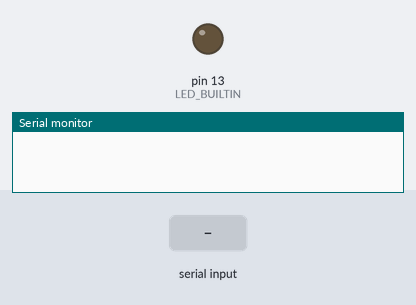
The sketch below on a simulated Arduino Uno, built with avr-gcc and run on an emulated ATmega328P. On the bench: output pins drawn as LEDs (lit = HIGH), the last lines printed to the serial monitor. The test bench sets the inputs (shaded band).

Above: at 1.2 s.
1.3 s: "1" received over Serial
At 2.2 s:
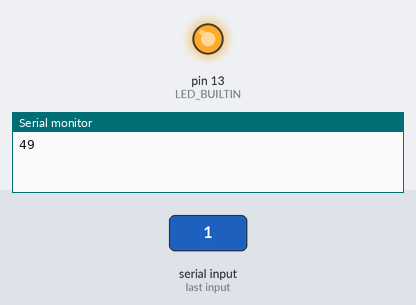
2.8 s: "0" received over Serial
At 3.4 s:
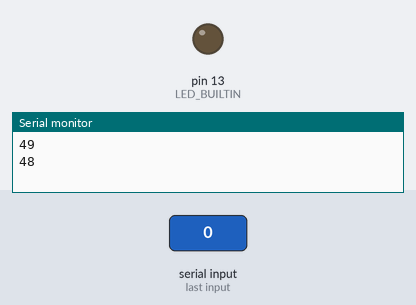
Timing chart, 0 to 5.8 s (numbered marks = the images above; inputs shaded):
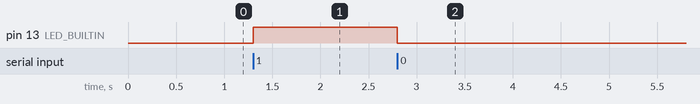

The sketch:

serial_led_control.ino
```cpp
void setup() {
  // initialize serial:
  Serial.begin(9600);
  pinMode(LED_BUILTIN, OUTPUT);
}

void loop() {
  // if there's any serial available, read it:
  while (Serial.available() > 0) {
    // look for the next valid integer in the incoming serial stream:
    int red = Serial.read();
    // print the three numbers in one string as hexadecimal:
    Serial.println(red);
    if(red == 48){digitalWrite(LED_BUILTIN, LOW);}
    if(red == 49){digitalWrite(LED_BUILTIN, HIGH);}
  }
}
```

Measured:
- after the input at 1.3 s, pin 13 (LED_BUILTIN): LOW → HIGH at once
- after the input at 2.8 s, pin 13 (LED_BUILTIN): HIGH → LOW at once
